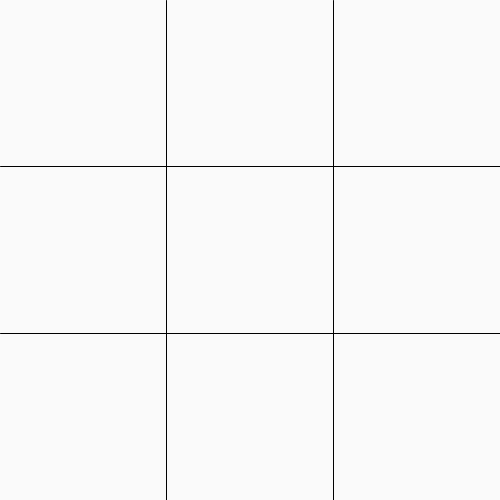
Frame 1 (no input)
Frame 60 (the mouse pressed at the canvas centre just before this capture): identical to frame 1, image omitted
Frame 120 (the mouse held since frame 60 and released just before this capture): identical to frame 1, image omitted

The Processing sketch that drew this single still picture (run headless with seeded random() and noise(); from frame 60 on, the mouse is pressed at the canvas centre):

// Processing sketch: tic_tac_toe
// ── tic_tac_toe.pde
void setup() {
  size(500, 500);
  background(250);
  drawBoard();
}

void draw() {
  //game loop
  //
  if (!gameOver) {
    if (!playerTurn) {
      computerPlays();
      playerTurn = true;
    }
  }
}

// ── board.pde
void keyPressed() {
  int index = key - '0';

  if (index < 0 || index > 8 || isTaken(index)) {
    println("Invalid or taken spot");
    return;
  }

  oLocation(index);

//need to check if  user wins
//return play to computer
}

void computerPlays() {
//Check if user won
//check for open spots
//check to win using winning combos <- place 'X' to win
//if there are no winning combos then check to block (if the user has any winning combos) <- place 'X' to block
//if niether place X starting with corners then to middles <- first move should always be the middle
}



    
  

// ── constants.pde
boolean playerTurn = false;
boolean gameOver = false;

char[] board = new char[9];

boolean isTaken(int index) {
  return board[index] == 'X' || board[index] == 'O';
}

  int[][] winningMoves = {
    {0,1,2}, {3,4,5}, {6,7,8},
    {0,3,6}, {1,4,7}, {2,5,8},
    {0,4,8}, {2,4,6}
  };
//boolean for check winning moves

//boolean for finiding winning moves

// ── shapes.pde
void drawBoard() {
  line(width/3, 0, width/3, height);
  line((width*2)/3, 0, (width*2)/3, height);
  line(0, height/3, width, height/3);
  line(0, (height*2)/3, width, (height*2)/3);
}

private void drawX(int x1, int y1, int x2, int y2, int x3, int y3, int x4, int y4) {
  line(x1, y1, x2, y2);
  line(x3, y3, x4, y4);
  }

private void drawO(int centerX, int centerY) {
  circle(centerX, centerY, height/4);
}

void xLocation(int index) {
  int row = index % 3;
  int col = index/3;
  drawX((width*row)/3, (height*col)/3, (width*(row+1))/3, (height*(col+1))/3, (width*(row+1))/3, (height*col)/3, (width*row)/3, (height*(col+1))/3);
  
  board[index] = 'X';

}

void oLocation(int index) {
  int row = index % 3;
  int col = index/3;
  drawO((width + ((row*2)*width))/6, (height+((col*2)*height))/6);
  
  board[index] = 'O';
}


  
  
  


  
  
